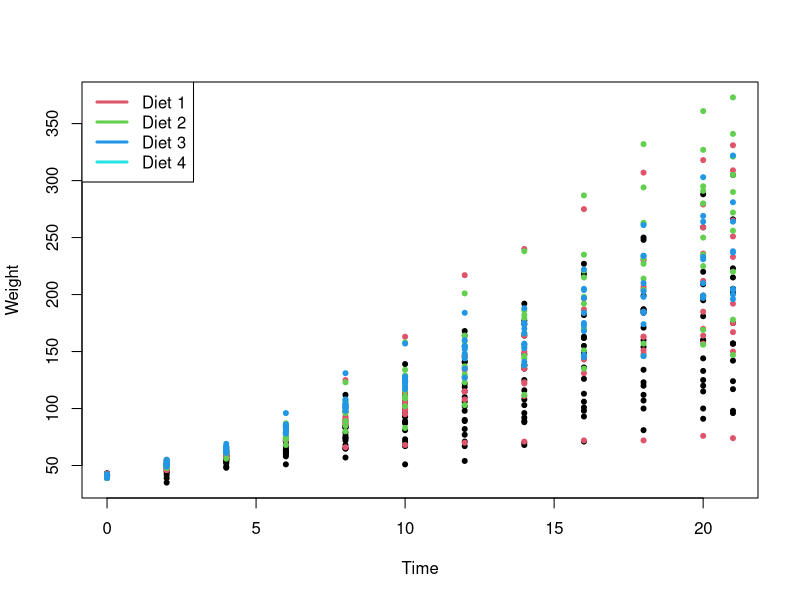

Recreate this plot in R.
with(ChickWeight, plot(Time, weight, col = Diet,pch=20,ylab='Weight'))
legend('topleft',legend=paste("Diet",levels(ChickWeight$Diet)),col=2:5,lwd=3)

ChickWeight$Chick
sort (table(ChickWeight$Chick))
